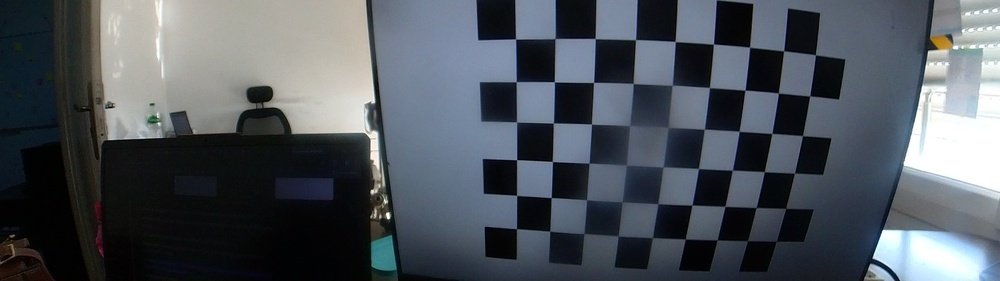
#> input picture datasets/18-calibration/views/f0208.jpg, 1000 x 281 px, shrunk from 1920 x 540 before the run, found by its file name
$ python fisheye.py   (older library calls are emulated)
#> lines starting #> are read from the running program, lines starting #| are printed output that depends on the picture; after the words box and inside, x2 and y2 are one past the last pixel; in counts of white or black regions, pixels touching at a corner belong together; long printed decimals are rounded
# Lab 18 — straighten the real Insta360 fisheye picture.
#
# Run:  python3 fisheye.py
# It loads NAVERA's real calibration file, straightens one real frame of the Insta360's
# top lens, measures how bent the chessboard lines are before and after, and saves
# before_after.jpg (open it in the editor).
import math

import cv2
import numpy as np
import yaml

DATA = "/data/academy/18-calibration"
CALIB_FILE = DATA + "/insta360_top.yaml"
EXAMPLE = DATA + "/views/f0208.jpg"
HFOV = 111.0           # width of the straight picture (deg), as NAVERA publishes it


def load_calibration(path):
    """Read a NAVERA calibration YAML.
    Returns (K, D, size): K a 3x3 numpy array, D a numpy array of the 4 fisheye
    coefficients k1..k4, size = (width, height) in pixels."""
    # TODO 1
    with open(path) as f:
        d = yaml.safe_load(f)
    K = np.array(d["camera_matrix"], dtype=float).reshape(3, 3)
    D = np.array(d["distortion"], dtype=float)
    return K, D, (int(d["image_width"]), int(d["image_height"]))


def straight_camera_matrix(hfov_deg, size):
    """The K of a perfect (pinhole) camera with this horizontal field of view, for an
    image of `size` = (w, h): focal length f = (w/2) / tan(hfov/2), centre in the middle."""
    # TODO 2
    w, h = size
    f = (w / 2.0) / math.tan(math.radians(hfov_deg) / 2.0)
    return np.array([[f, 0.0, w / 2.0], [0.0, f, h / 2.0], [0.0, 0.0, 1.0]])


def undistort(img, K, D, K_new):
    """The straightened image (same size as img), seen by the perfect camera K_new."""
    # TODO 3
    h, w = img.shape[:2]
    map1, map2 = cv2.fisheye.initUndistortRectifyMap(K, D, np.eye(3), K_new, (w, h), cv2.CV_16SC2)
    return cv2.remap(img, map1, map2, cv2.INTER_LINEAR, borderMode=cv2.BORDER_CONSTANT)


def line_bend_px(points):
    """How far (pixels) the points are from being on one straight line: the largest
    distance between a point and the best straight line through all of them."""
    # TODO 4
    p = np.asarray(points, dtype=float).reshape(-1, 2)
    vx, vy, x0, y0 = cv2.fitLine(p.astype(np.float32), cv2.DIST_L2, 0, 0.01, 0.01).ravel()
    return float(np.max(np.abs((p[:, 0] - x0) * vy - (p[:, 1] - y0) * vx)))


def fisheye_fov_deg(K, size):
    """The field of view of the lens (horizontal, vertical) in degrees, with the ideal
    fisheye rule "angle (radians) = distance from the centre (pixels) / focal length":
    the left edge is cx pixels from the centre, the right edge (w - 1 - cx), etc."""
    # TODO 5
    w, h = size
    fx, fy, cx, cy = K[0, 0], K[1, 1], K[0, 2], K[1, 2]
    hfov = math.degrees(cx / fx + (w - 1 - cx) / fx)
    vfov = math.degrees(cy / fy + (h - 1 - cy) / fy)
    return hfov, vfov


# ---- you don't need to change anything below this line ----
BOARD = (9, 6)          # inner corners of the chessboard shown on the screen: 9 columns x 6 rows


def find_corners(img):
    """The 54 inner corners of the chessboard (54 x 2 array, row by row), or None."""
    grey = cv2.cvtColor(img, cv2.COLOR_BGR2GRAY)
    ok, c = cv2.findChessboardCornersSB(grey, BOARD, flags=cv2.CALIB_CB_EXHAUSTIVE | cv2.CALIB_CB_ACCURACY)
    return c.reshape(-1, 2) if ok else None


def worst_bend(corners):
    """The most bent row or column of the board (pixels)."""
    if corners is None:
        return None
    g = corners.reshape(BOARD[1], BOARD[0], 2)
    lines = [g[r] for r in range(BOARD[1])] + [g[:, c] for c in range(BOARD[0])]
    bends = [line_bend_px(l) for l in lines]
    return None if any(b is None for b in bends) else max(bends)


def draw(img, corners, label):
    out = img.copy()
    if corners is not None:
        g = corners.reshape(BOARD[1], BOARD[0], 2)
        for r in range(BOARD[1]):                                 # each row, end to end in red
            a, b = g[r][0], g[r][-1]
            cv2.line(out, (int(a[0]), int(a[1])), (int(b[0]), int(b[1])), (0, 0, 255), 2)
        cv2.drawChessboardCorners(out, BOARD, corners.reshape(-1, 1, 2).astype(np.float32), True)
    cv2.putText(out, label, (20, 45), cv2.FONT_HERSHEY_SIMPLEX, 1.3, (0, 255, 255), 3)
    return out


if __name__ == "__main__":
    K, D, size = load_calibration(CALIB_FILE)
    print("K =\n", K, "\nD =", D, "\nsize =", size)
    img = cv2.imread(EXAMPLE)
#> img is the input picture: shape (281, 1000, 3); mean B, G, R 91.7, 84.6, 78.4
    print(f"picture {img.shape[1]}x{img.shape[0]}")
#| picture 1000x281
    if K is None or D is None:
        raise SystemExit("load_calibration() is not written yet (TODO 1)")
    print(f"field of view of the lens (horizontal, vertical): {fisheye_fov_deg(K, size)} deg")
    K_new = straight_camera_matrix(HFOV, size)
    if K_new is None:
        raise SystemExit("straight_camera_matrix() is not written yet (TODO 2)")
    print(f"straight view: f = {K_new[0, 0]:.1f} px for {HFOV:g} deg")
    flat = undistort(img, K, D, K_new)
#> in undistort, `return cv2.remap(img, map1, map2, cv2.INTER_LINEAR, borderMode=cv2.BOR..`:
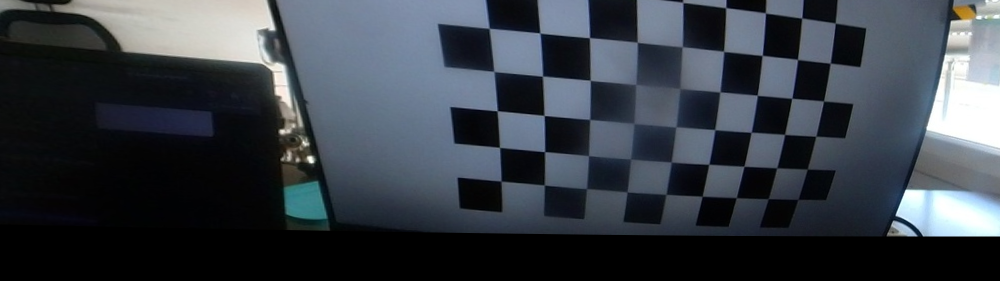
#> returned value: shape (281, 1000, 3); mean of channels 0, 1, 2 70.2, 62.5, 56.2; drawn as B, G, R
    if flat is None:
        raise SystemExit("undistort() is not written yet (TODO 3)")
    c0, c1 = find_corners(img), find_corners(flat)
#> in find_corners, `grey = cv2.cvtColor(img, cv2.COLOR_BGR2GRAY)`:
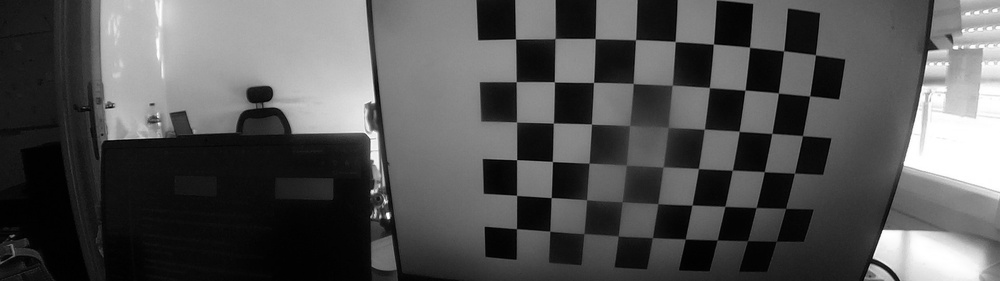
#> grey: shape (281, 1000); min 0, max 255, mean 83.5
#> in find_corners, `ok, c = cv2.findChessboardCornersSB(grey, BOARD, flags=cv2.CALIB_CB_EX..`: ok = True; c = 54 rows, first 8: [776.3, 240.6], [747.7, 239.9], [717.2, 239.4], [685.5, 238.4], [652.7, 237.3], [618.3, 235.7], [583.9, 233.3], [549.7, 230.6]
#> in find_corners (call 2), `grey = cv2.cvtColor(img, cv2.COLOR_BGR2GRAY)`:
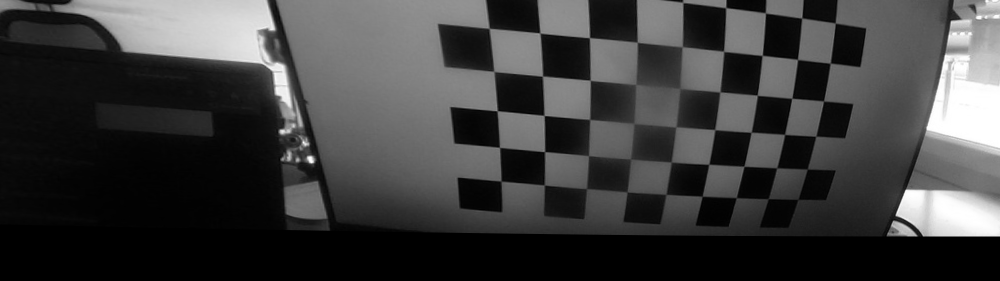
#> grey: shape (281, 1000); min 0, max 255, mean 61.5
#> in find_corners (call 2), `ok, c = cv2.findChessboardCornersSB(grey, BOARD, flags=cv2.CALIB_CB_EX..`: ok = False
#> c0 = 54 pairs, first value 515.5 to 815.3, second value 38.82 to 240.6
    b0, b1 = worst_bend(c0), worst_bend(c1)
#> in worst_bend, `lines = [g[r] for r in range(BOARD[1])] + [g[:, c] for c in range(BOAR..`: lines = 15 point arrays, longest 9 points
#> in worst_bend, `bends = [line_bend_px(l) for l in lines]`: bends = [1.31, 0.924, 0.567, 1.07, 2.4, 3.39, 2.22, 2.06, 1.99, 1.79, 2.25, 0.759, 0.534, 0.461, 0.422]
#> b0 = 3.39
    print(f"most bent chessboard line: before {b0} px, after {b1} px")
#| most bent chessboard line: before 3.389 px, after None px
    both = np.vstack([draw(img, c0, f"fisheye: worst line bent {b0 if b0 is None else round(b0, 1)} px"),
                      draw(flat, c1, f"straightened {HFOV:g} deg: {b1 if b1 is None else round(b1, 1)} px")])
#> the loop in draw, `for r in range(BOARD[1]):` made 6 passes
#> (a, b) on passes 1 to 6: ([776.3, 240.6], [516.5, 228.4]), ([785.5, 207.9], [516.6, 195.3]), ([794.3, 172.9], [516.7, 159.7]), ([802.5, 135.4], [516.7, 122]), ([809.6, 96], [516.3, 81.64]), ([815.3, 54.84], [515.5, 39.2])
#> after the loop in draw, `for r in range(BOARD[1]):`:
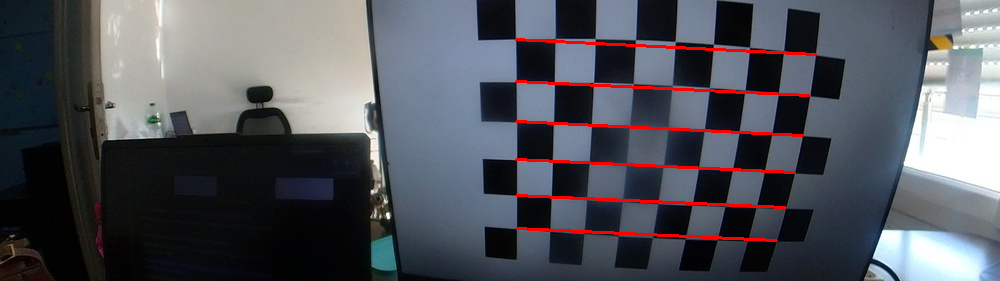
#> out: shape (281, 1000, 3); 1.81% of pixels changed, all inside (x1, y1, x2, y2) = (514, 38, 817, 242)
#> call 2 of draw, with label = 'straightened 111 deg: None px'
#> in draw (call 2), `cv2.putText(out, label, (20, 45), cv2.FONT_HERSHEY_SIMPLEX, 1.3, (0, 2..`:
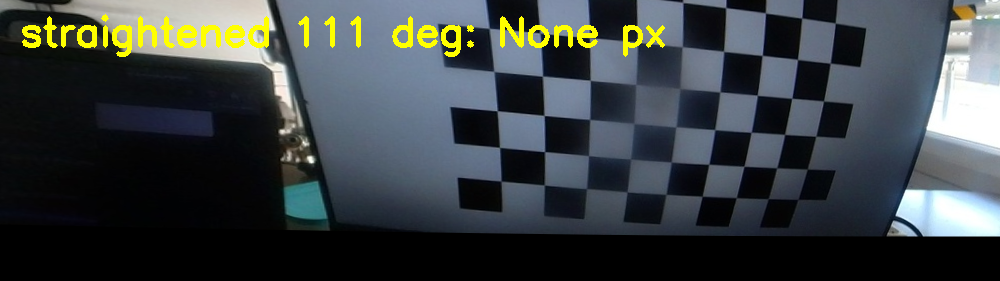
#> out: shape (281, 1000, 3); mean B, G, R 67.3, 65.7, 59.6
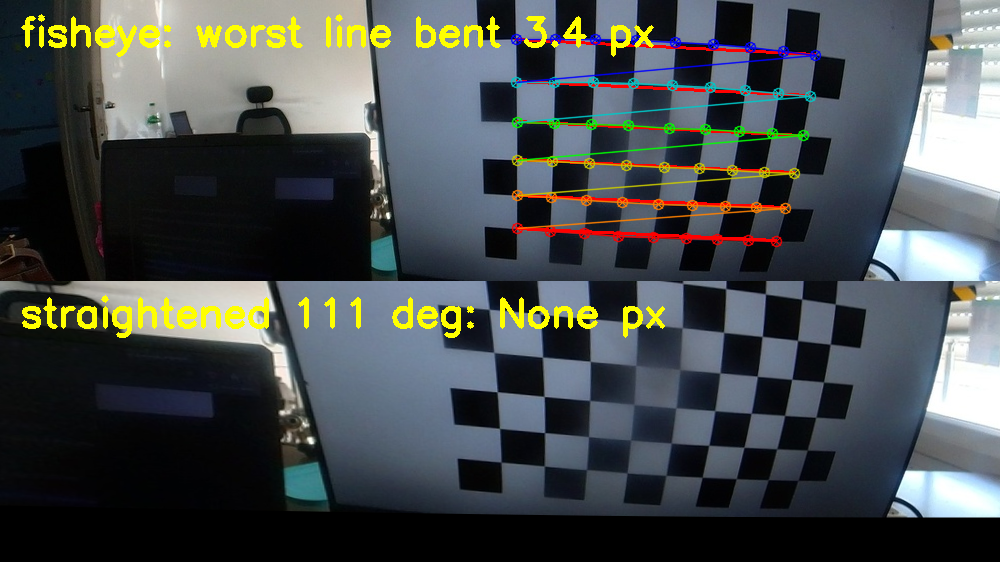
#> both: shape (562, 1000, 3); mean B, G, R 77.6, 77.1, 72.2
    cv2.imwrite("before_after.jpg", both)
    print("saved before_after.jpg — open it in the editor")

$ run again, with datasets/18-calibration/views/f0022.jpg copied over datasets/18-calibration/views/f0208.jpg
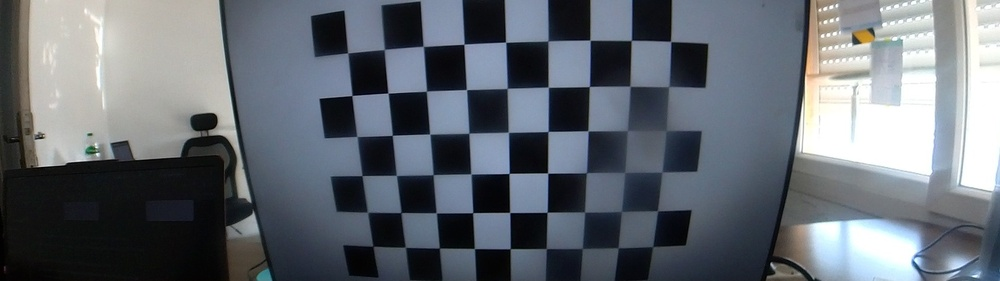
#> input picture datasets/18-calibration/views/f0022.jpg, 1000 x 281 px, shrunk from 1920 x 540 before the run, found by its file name
#> img is the input picture: shape (281, 1000, 3); mean B, G, R 113.8, 106.3, 100.3
#| picture 1000x281
#> ok = True; c = 54 rows, first 8: [652.8, 246.2], [618.2, 247.7], [582.3, 248.4], [546.1, 248.4], [510.2, 248.6], [474.5, 248.4], [439.4, 247.9], [405.3, 246.9]
#> in find_corners (call 2), `grey = cv2.cvtColor(img, cv2.COLOR_BGR2GRAY)`:
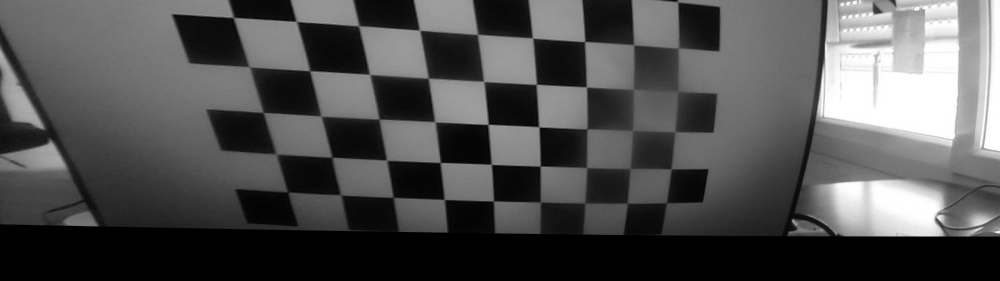
#> grey: shape (281, 1000); min 0, max 255, mean 80.7
#> ok = False
#> c0 = 54 pairs, first value 348 to 670.8, second value 40.37 to 248.6
#> lines = 15 point arrays, longest 9 points
#> bends = [1.7, 0.707, 0.456, 0.793, 1.64, 3, 2.53, 0.931, 0.554, 0.479, 0.37, 0.218, 0.265, 0.623, 0.961]
#> b0 = 3
#| most bent chessboard line: before 3.002 px, after None px
#> the loop in draw, `for r in range(BOARD[1]):` made 6 passes
#> (a, b) on passes 1 to 6: ([652.8, 246.2], [373, 245.7]), ([657.7, 210.7], [367.8, 212]), ([662.5, 172.4], [362.3, 175.4]), ([667.4, 130.4], [357.1, 136.4]), ([668.9, 86.14], [352.2, 95.48]), ([670.8, 41.41], [348, 53.1])
#> `both = np.vstack([draw(img, c0, f"fisheye: worst line bent {b0 if b0 i..`:
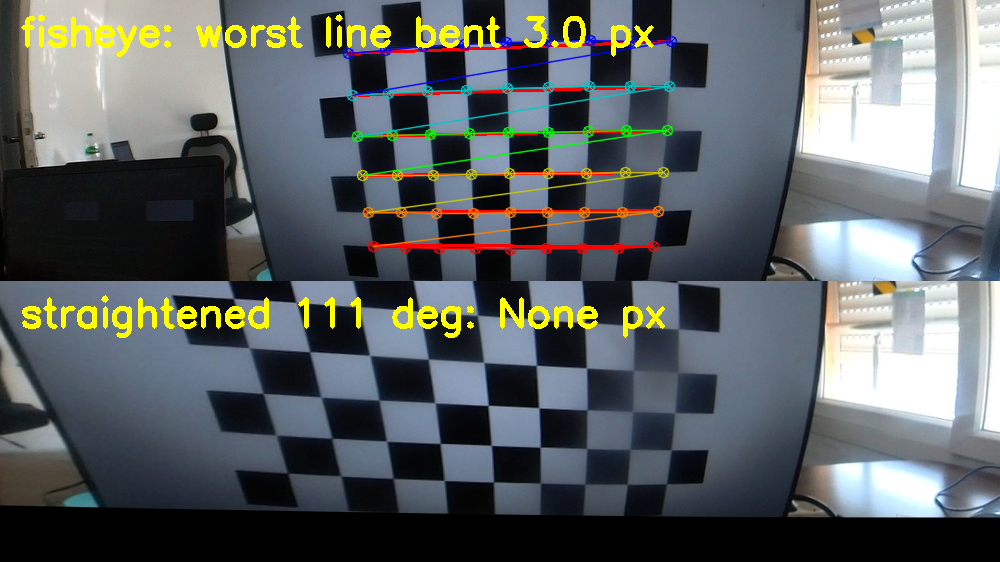
#> both: shape (562, 1000, 3); mean B, G, R 98.9, 97.8, 92.8

$ run again, with datasets/18-calibration/views/f0044.jpg copied over datasets/18-calibration/views/f0208.jpg
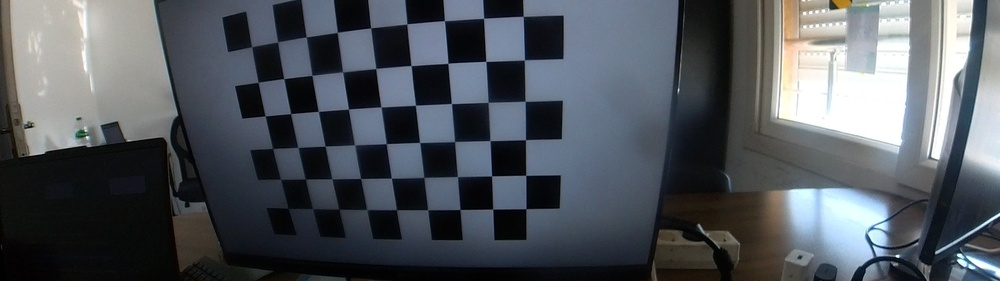
#> input picture datasets/18-calibration/views/f0044.jpg, 1000 x 281 px, shrunk from 1920 x 540 before the run, found by its file name
#> img is the input picture: shape (281, 1000, 3); mean B, G, R 92.4, 86.4, 81.3
#| picture 1000x281
#> ok = True; c = 54 rows, first 8: [525.9, 208.5], [492.9, 208.8], [460.2, 209.3], [427.8, 209.4], [396.6, 209.4], [367, 209.1], [338.9, 208.5], [312.6, 208]
#> in find_corners (call 2), `grey = cv2.cvtColor(img, cv2.COLOR_BGR2GRAY)`:
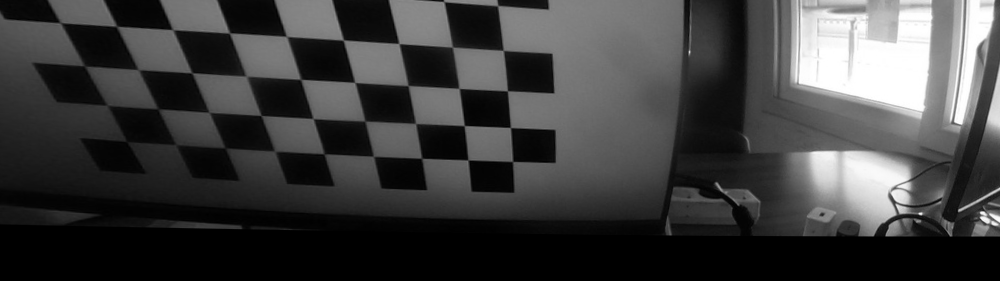
#> grey: shape (281, 1000); min 0, max 255, mean 62.6
#> ok = False
#> c0 = 54 pairs, first value 251.9 to 525.9, second value 16.62 to 209.4
#> lines = 15 point arrays, longest 9 points
#> bends = [0.756, 0.422, 0.421, 1.38, 2.26, 3.26, 0.393, 0.263, 0.102, 0.467, 0.528, 0.914, 1.13, 1.02, 1.08]
#> b0 = 3.26
#| most bent chessboard line: before 3.258 px, after None px
#> the loop in draw, `for r in range(BOARD[1]):` made 6 passes
#> (a, b) on passes 1 to 6: ([525.9, 208.5], [288.1, 207.6]), ([525.8, 175.1], [280.5, 178.9]), ([525.5, 139.7], [272.8, 148.1]), ([525.1, 101.2], [265.4, 115.9]), ([524.4, 59.97], [258.5, 82.2]), ([523.2, 16.62], [251.9, 46.93])
#> `both = np.vstack([draw(img, c0, f"fisheye: worst line bent {b0 if b0 i..`:
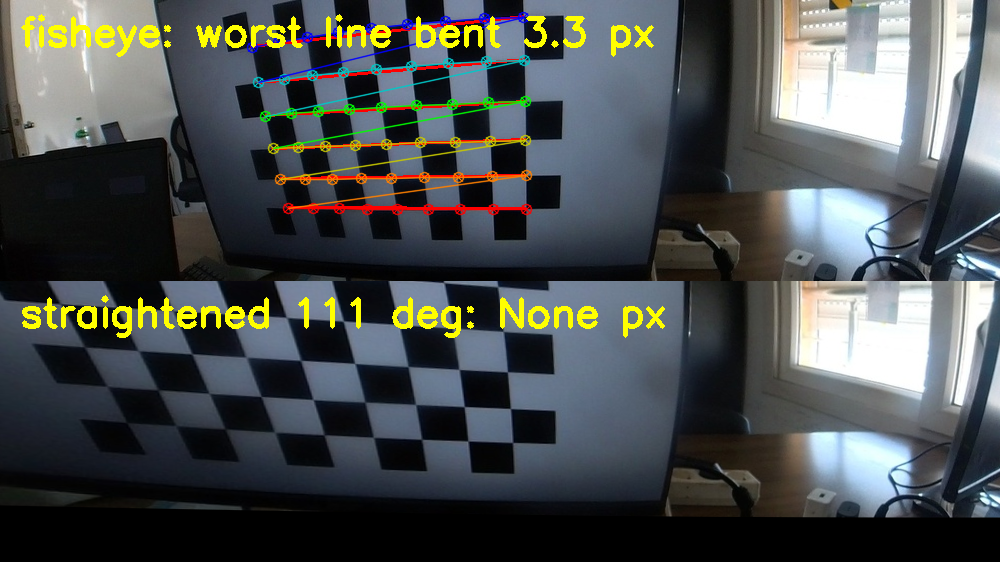
#> both: shape (562, 1000, 3); mean B, G, R 78.7, 79.2, 75.1

$ run again, with datasets/18-calibration/views/f0075.jpg copied over datasets/18-calibration/views/f0208.jpg
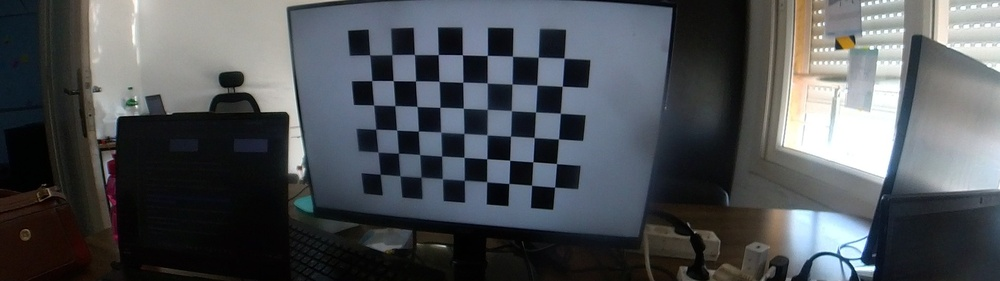
#> input picture datasets/18-calibration/views/f0075.jpg, 1000 x 281 px, shrunk from 1920 x 540 before the run, found by its file name
#> img is the input picture: shape (281, 1000, 3); mean B, G, R 85.8, 82, 78.4
#| picture 1000x281
#> ok = True; c = 54 rows, first 8: [554.6, 187], [531.7, 185.1], [509, 183.4], [486.8, 181.9], [464.5, 180.2], [442.6, 178.7], [421.3, 177.2], [400.4, 175.7]
#> in find_corners (call 2), `grey = cv2.cvtColor(img, cv2.COLOR_BGR2GRAY)`:
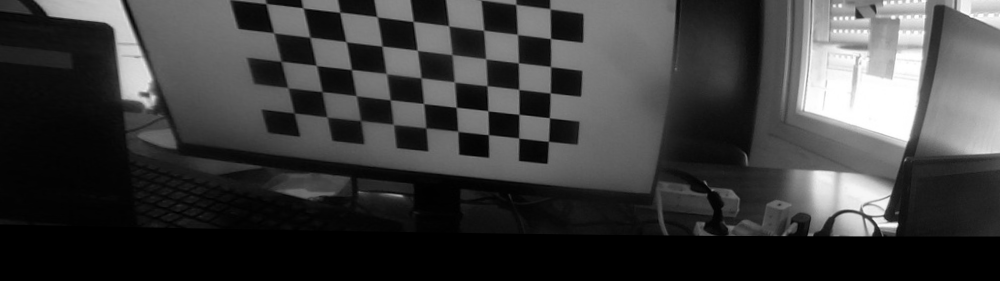
#> grey: shape (281, 1000); min 0, max 255, mean 60.7
#> ok = False
#> c0 = 54 pairs, first value 370 to 564.1, second value 54.68 to 187
#> lines = 15 point arrays, longest 9 points
#> bends = [0.145, 0.208, 0.318, 0.399, 0.82, 1.06, 0.2, 0.176, 0.251, 0.0987, 0.12, 0.0989, 0.242, 0.284, 0.354]
#> b0 = 1.06
#| most bent chessboard line: before 1.056 px, after None px
#> the loop in draw, `for r in range(BOARD[1]):` made 6 passes
#> (a, b) on passes 1 to 6: ([554.6, 187], [380.3, 174.1]), ([556.5, 163.4], [378.1, 151.9]), ([558.4, 139], [376.1, 129]), ([560.4, 113.1], [373.7, 104.9]), ([562.2, 86.2], [371.9, 80.63]), ([564.1, 58.41], [370, 55.34])
#> `both = np.vstack([draw(img, c0, f"fisheye: worst line bent {b0 if b0 i..`:
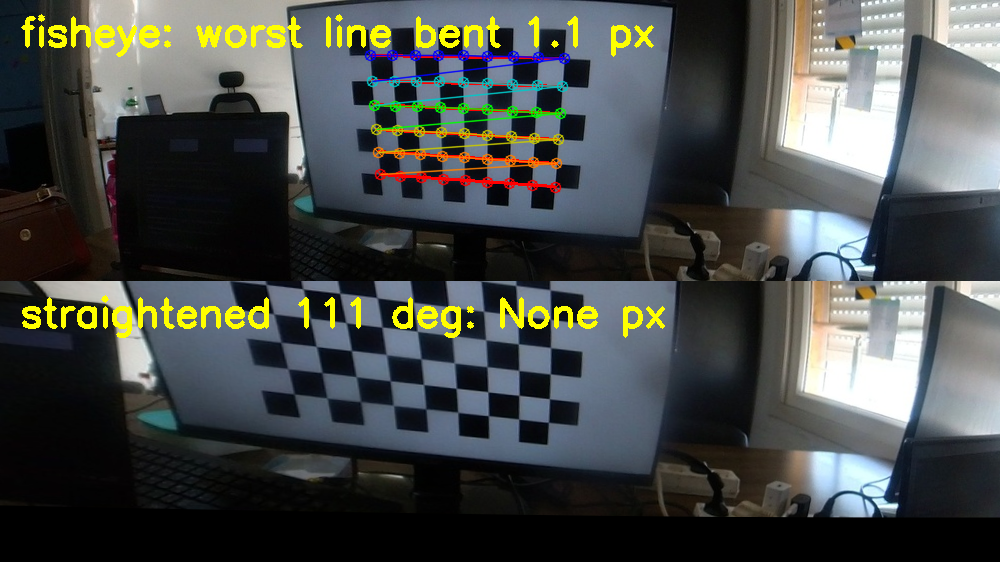
#> both: shape (562, 1000, 3); mean B, G, R 73.3, 75.7, 72.3
